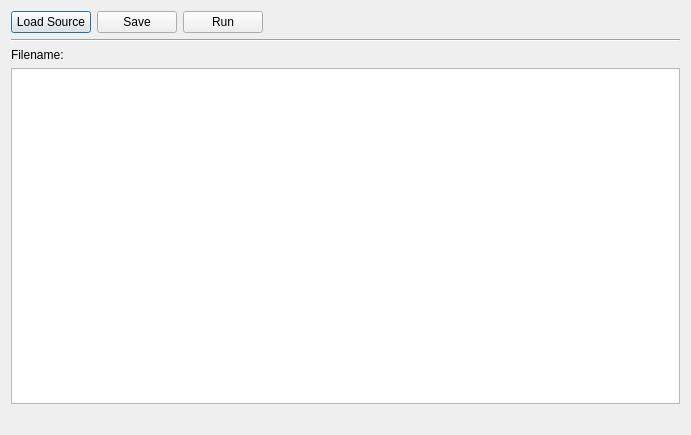
<?xml version="1.0" encoding="UTF-8"?>
<ui version="4.0">
 <class>ModelEditor</class>
 <widget class="QDialog" name="ModelEditor">
  <property name="geometry">
   <rect>
    <x>0</x>
    <y>0</y>
    <width>691</width>
    <height>435</height>
   </rect>
  </property>
  <property name="windowTitle">
   <string>Model Editor</string>
  </property>
  <layout class="QHBoxLayout" name="horizontalLayout_9">
   <item>
    <layout class="QVBoxLayout" name="verticalLayout_4">
     <item>
      <layout class="QVBoxLayout" name="verticalLayout_5">
       <item>
        <layout class="QHBoxLayout" name="horizontalLayout_5">
         <item>
          <widget class="QPushButton" name="pushButton">
           <property name="text">
            <string>Load Source</string>
           </property>
          </widget>
         </item>
         <item>
          <widget class="QPushButton" name="saveButton">
           <property name="text">
            <string>Save</string>
           </property>
          </widget>
         </item>
         <item>
          <widget class="QPushButton" name="pushButton_2">
           <property name="text">
            <string>Run</string>
           </property>
          </widget>
         </item>
         <item>
          <spacer name="horizontalSpacer_5">
           <property name="orientation">
            <enum>Qt::Horizontal</enum>
           </property>
           <property name="sizeHint" stdset="0">
            <size>
             <width>40</width>
             <height>20</height>
            </size>
           </property>
          </spacer>
         </item>
        </layout>
       </item>
       <item>
        <widget class="Line" name="line_2">
         <property name="orientation">
          <enum>Qt::Horizontal</enum>
         </property>
        </widget>
       </item>
      </layout>
     </item>
     <item>
      <widget class="QLabel" name="filenameLabel">
       <property name="text">
        <string>Filename:</string>
       </property>
      </widget>
     </item>
     <item>
      <layout class="QHBoxLayout" name="horizontalLayout_7"/>
     </item>
     <item>
      <layout class="QVBoxLayout" name="verticalLayout_6">
       <item>
        <widget class="QTextEdit" name="descriptionBox"/>
       </item>
       <item>
        <layout class="QHBoxLayout" name="horizontalLayout_8">
         <item>
          <spacer name="horizontalSpacer_8">
           <property name="orientation">
            <enum>Qt::Horizontal</enum>
           </property>
           <property name="sizeHint" stdset="0">
            <size>
             <width>40</width>
             <height>20</height>
            </size>
           </property>
          </spacer>
         </item>
        </layout>
       </item>
      </layout>
     </item>
    </layout>
   </item>
  </layout>
 </widget>
 <resources/>
 <connections/>
</ui>
